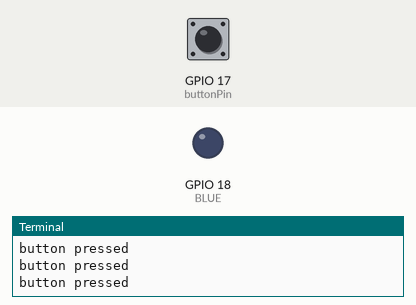
Simulated run of this program. Board: Raspberry Pi (BCM pin numbers). Shown: output pins drawn as LEDs (lit = HIGH), the last lines printed to the terminal. The inputs (shaded band) are chosen by the test bench; at power-on: GPIO 17 (buttonPin) LOW.

Above: at 1.2 s.
1.3 s: GPIO 17 (buttonPin) pulled HIGH for 0.35 s
At 1.65 s:
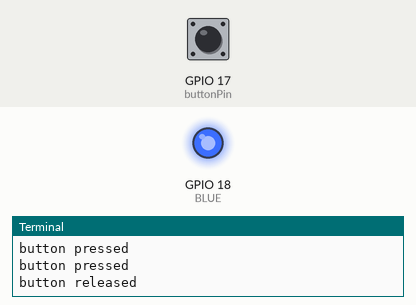
3.3 s: GPIO 17 (buttonPin) pulled HIGH for 3.2 s
At 7.6 s:
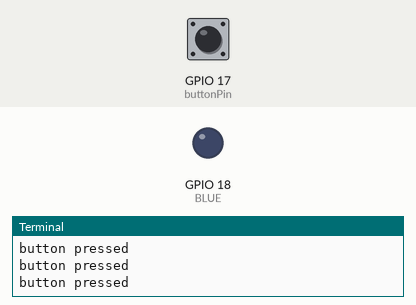
Timing chart, 0 to 9.1 s (numbered marks = the images above; inputs shaded):
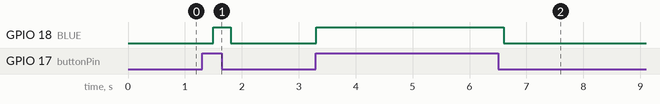

The program:

ledbutton.py
```python
import RPi.GPIO as GPIO
import time

buttonPin = 17
BLUE = 18

GPIO.setmode(GPIO.BCM)

GPIO.setup(buttonPin, GPIO.IN)
GPIO.setup(BLUE, GPIO.OUT)

try:
	while True:
			if(GPIO.input(buttonPin)):
				print("button released")
				GPIO.output(BLUE, GPIO.HIGH)
			else:
				print("button pressed")
				GPIO.output(BLUE, GPIO.LOW)
			time.sleep(0.3)
except KeyboardInterrupt:
	GPIO.cleanup()
```

Measured:
- after the input at 1.3 s, GPIO 18 (BLUE): LOW → HIGH after 0.20 s, → LOW 0.30 s later
- after the input at 3.3 s, GPIO 18 (BLUE): LOW → HIGH at once, → LOW 3.3 s later
